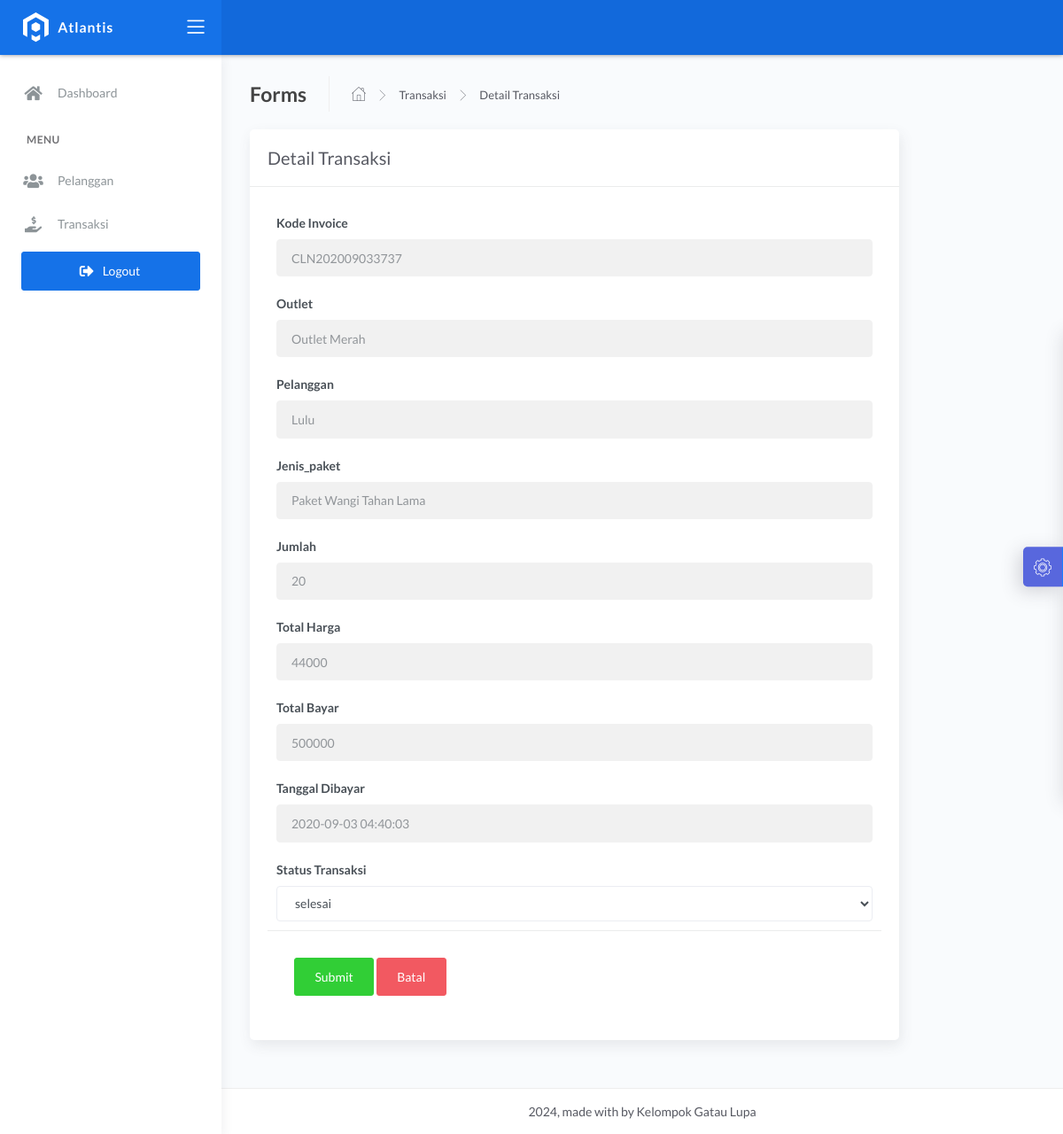
Page /pages/kasir/detail.php?id=36 (signed in) on the committed database.
### tables this page shows
CREATE TABLE `transaksi` (
  `id_transaksi` int NOT NULL,
  `outlet_id` int DEFAULT NULL,
  `kode_invoice` varchar(228) DEFAULT NULL,
  `id_pelanggan` int DEFAULT NULL,
  `tgl` datetime DEFAULT NULL,
  `batas_waktu` datetime DEFAULT NULL,
  `tgl_pembayaran` datetime DEFAULT NULL,
  `biaya_tambahan` int DEFAULT NULL,
  `diskon` double DEFAULT NULL,
  `pajak` int DEFAULT NULL,
  `keterangan` text,
  `status` enum('baru','proses','selesai','diambil') DEFAULT NULL,
  `status_bayar` enum('dibayar','belum') DEFAULT NULL,
  `id_user` int DEFAULT NULL
);

CREATE TABLE `outlet` (
  `id_outlet` int NOT NULL,
  `nama_outlet` varchar(228) DEFAULT NULL,
  `alamat_outlet` text,
  `telp_outlet` varchar(15) DEFAULT NULL
);

CREATE TABLE `pelanggan` (
  `id_pelanggan` int NOT NULL,
  `nama_pelanggan` varchar(228) NOT NULL,
  `alamat_pelanggan` text NOT NULL,
  `jenis_kelamin` enum('L','P') NOT NULL,
  `telp_pelanggan` varchar(15) NOT NULL,
  `no_ktp` varchar(30) NOT NULL
);

CREATE TABLE `paket_cuci` (
  `id_paket` int NOT NULL,
  `jenis_paket` enum('kiloan','selimut','bedcover','kaos','lain') NOT NULL,
  `nama_paket` varchar(228) NOT NULL,
  `harga` int NOT NULL,
  `outlet_id` int NOT NULL
);

CREATE TABLE `detail_transaksi` (
  `id_detail` int NOT NULL,
  `id_transaksi` int NOT NULL,
  `id_paket` int NOT NULL,
  `qty` double NOT NULL,
  `total_harga` double NOT NULL,
  `keterangan` text NOT NULL,
  `total_bayar` int NOT NULL DEFAULT '0'
);

### database/transaksi.php (called while the page is built, shortened)
<?php
class Transaksi {
    private $conn;
    public function __construct($conn) {
        $this->conn = $conn;
    }
    public function getDetailTransaksiById($id) {
        $query = "SELECT transaksi.*, pelanggan.nama_pelanggan, detail_transaksi.*, outlet.nama_outlet, paket_cuci.nama_paket
                  FROM transaksi
                  INNER JOIN pelanggan ON pelanggan.id_pelanggan = transaksi.id_pelanggan
                  INNER JOIN detail_transaksi ON detail_transaksi.id_transaksi = transaksi.id_transaksi
                  INNER JOIN outlet ON outlet.id_outlet = transaksi.outlet_id
                  INNER JOIN paket_cuci ON paket_cuci.outlet_id = transaksi.outlet_id
                  WHERE transaksi.id_transaksi = '$id'";
        $result = mysqli_query($this->conn, $query);
        return mysqli_fetch_assoc($result);
    }
}
?>

### pages/kasir/detail.php (the view, shortened to what this page needs)
<?php
$title = 'Detail Transaksi';
require '../../database/koneksi.php';
require '../../database/transaksi.php';
$transaksiObj = new Transaksi($conn);
$id_transaksi = $_GET['id'];
$data = $transaksiObj->getDetailTransaksiById($id_transaksi);
require 'header.php';
?>
<div class="content">
    <div class="page-inner">
        <div class="page-header">
            <h4 class="page-title">Forms</h4>
            <ul class="breadcrumbs">
                <li class="nav-home">
                    <a href="index.php">
                        <i class="flaticon-home"></i>
                    </a>
                </li>
                <li class="separator">
                    <i class="flaticon-right-arrow"></i>
                </li>
                <li class="nav-item">
                    <a href="transaksi.php">Transaksi</a>
                </li>
                <li class="separator">
                    <i class="flaticon-right-arrow"></i>
                </li>
                <li class="nav-item">
                    <a href="#"><?= $title; ?></a>
                </li>
            </ul>
        </div>
        <div class="row">
            <div class="col-md-10">
                <div class="card">
                    <div class="card-header">
                        <div class="card-title"><?= $title; ?></div>
                    </div>
                    <form name="detailform" form action="../../process/kasir/detail_proses.php" method="POST" onsubmit="return validateForm()">
                        <div class="card-body">
                            <div class="form-group">
                                <label for="largeInput">Kode Invoice</label>
                                <input type="text" name="kode_invoice" class="form-control form-control" id="defaultInput" value="<?= $data['kode_invoice']; ?>" readonly>
                            </div>
                            <div class="form-group">
                                <label for="largeInput">Outlet</label>
                                <input type="text" name="" class="form-control form-control" id="defaultInput" value="<?= $data['nama_outlet']; ?>" readonly>
                            </div>
                            <div class="form-group">
                                <label for="largeInput">Pelanggan</label>
                                <input type="text" name="" class="form-control form-control" id="defaultInput" value="<?= $data['nama_pelanggan']; ?>" readonly>
                            </div>
                            <div class="form-group">
                                <label for="largeInput">Jenis_paket</label>
                                <input type="text" name="" class="form-control form-control" id="defaultInput" value="<?= $data['nama_paket']; ?>" readonly>
                            </div>
                            <div class="form-group">
                                <label for="largeInput">Jumlah</label>
                                <input type="text" name="qty" class="form-control form-control" id="defaultInput" value="<?= $data['qty']; ?>" readonly>
                            </div>
                            <div class="form-group">
                                <label for="largeInput">Total Harga</label>
                                <input type="text" name="biaya_tambahan" class="form-control form-control" id="defaultInput" value="<?= $data['total_harga']; ?>" readonly>
                            </div>
                            <?php if ($data['total_bayar'] > 0) : ?>
                                <div class="form-group">
                                    <label for="largeInput">Total Bayar</label>
                                    <input type="text" name="biaya_tambahan" class="form-control form-control" id="defaultInput" value="<?= $data['total_bayar']; ?>" readonly>
                                </div>
                                <div class="form-group">
                                    <label for="largeInput">Tanggal Dibayar</label>
                                    <input type="text" name="biaya_tambahan" class="form-control form-control" id="defaultInput" value="<?= $data['tgl_pembayaran']; ?>" readonly>
                                </div>
                            <?php endif; ?>
                            <div class="form-group">
                                <label for="">Status Transaksi</label>
                                <select name="status" class="form-control form-control" id="defaultSelect">
                                <option value="selesai" <?= ($data['status'] == 'selesai') ? 'selected' : ''; ?>>selesai</option>
                            </select>
                            </div>
                            <div class="card-action">
                                <button type="submit" name="btn-simpan" class="btn btn-success">Submit</button>
                                <a href="javascript:void(0)" onclick="window.history.back();" class="btn btn-danger">Batal</a>
                            </div>
                    </form>
                </div>
            </div>
        </div>
    </div>
</div>
<?php require '../../template/footer.php'; ?>

### rows in the picture
transaksi: kode_invoice "CLN202009033737", biaya_tambahan "2020-09-03 04:40:03", status "selesai"
outlet: nama_outlet "Outlet Merah"
pelanggan: nama_pelanggan "Lulu"
paket_cuci: nama_paket "Paket Wangi Tahan Lama"
detail_transaksi: qty "20", biaya_tambahan "44000", biaya_tambahan "500000"

### other values in the picture
$title "Detail Transaksi"
